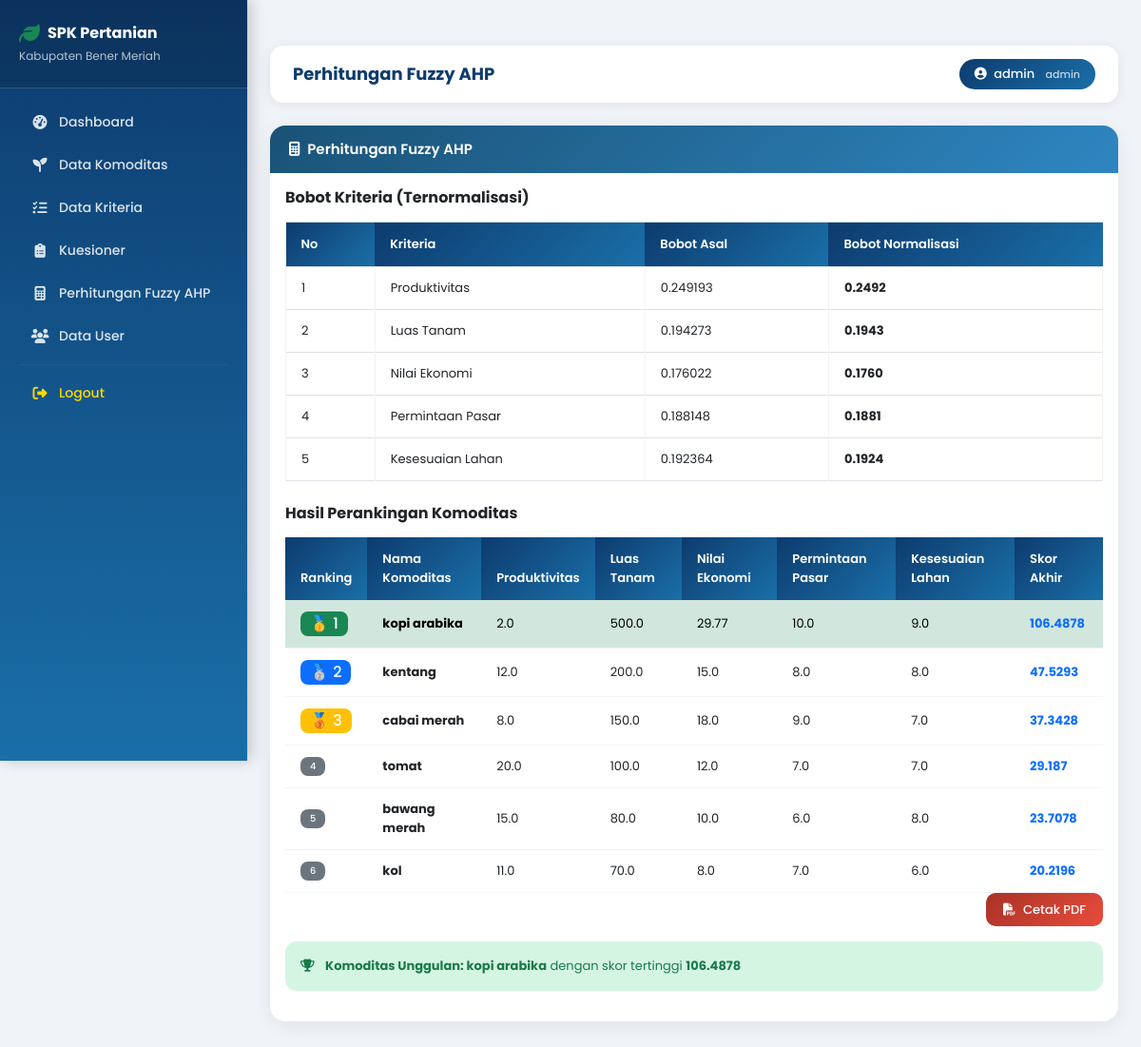
The page /perhitungan (signed in) on the database its author committed.
### models.py (models this page shows)
class User(UserMixin, db.Model):
    id = db.Column(db.Integer, primary_key=True)
    username = db.Column(db.String(100), unique=True, nullable=False)
    password = db.Column(db.String(200), nullable=False)
    role = db.Column(db.String(20), default='admin')

class Kriteria(db.Model):
    id = db.Column(db.Integer, primary_key=True)
    nama = db.Column(db.String(100), nullable=False)
    bobot = db.Column(db.Float, nullable=False)

class Komoditas(db.Model):
    id = db.Column(db.Integer, primary_key=True)
    nama = db.Column(db.String(100), nullable=False)
    produktivitas = db.Column(db.Float, nullable=False)
    luas_tanam = db.Column(db.Float, nullable=False)
    nilai_ekonomi = db.Column(db.Float, nullable=False)
    permintaan_pasar = db.Column(db.Float, nullable=False)
    kesesuaian_lahan = db.Column(db.Float, nullable=False)

### routes.py (the view)
@app.route('/perhitungan')
@login_required
def perhitungan():
    import numpy as np
    komoditas_list = Komoditas.query.all()
    kriteria_list = Kriteria.query.all()
    if not komoditas_list or not kriteria_list:
        flash('Data komoditas atau kriteria belum lengkap!', 'warning')
        return redirect(url_for('dashboard'))
    bobot = [k.bobot for k in kriteria_list]
    total_bobot = sum(bobot)
    bobot_normal = [b/total_bobot for b in bobot]
    hasil_list = []
    for k in komoditas_list:
        nilai = [
            k.produktivitas,
            k.luas_tanam,
            k.nilai_ekonomi,
            k.permintaan_pasar,
            k.kesesuaian_lahan
        ]
        skor = sum(nilai[i] * bobot_normal[i] for i in range(min(len(nilai), len(bobot_normal))))
        hasil_list.append({'komoditas': k, 'skor': round(skor, 4)})
    hasil_list.sort(key=lambda x: x['skor'], reverse=True)
    for i, h in enumerate(hasil_list):
        h['ranking'] = i + 1
    return render_template('perhitungan.html',
                           hasil_list=hasil_list,
                           kriteria_list=kriteria_list,
                           bobot_normal=bobot_normal,
                           enumerate=enumerate)

### routes.py (called while the page is built)
@login_manager.user_loader
def load_user(user_id):
    return User.query.get(int(user_id))

### templates/perhitungan.html
{% extends 'base.html' %}
{% block page_title %}Perhitungan Fuzzy AHP{% endblock %}
{% block content %}
<div class="card mb-4">
    <div class="card-header" style="background: linear-gradient(135deg, #1a5276, #2e86c1);">
        <h5 class="text-white mb-0"><i class="fas fa-calculator me-2"></i>Perhitungan Fuzzy AHP</h5>
    </div>
    <div class="card-body">
        <h6 class="fw-bold mb-3">Bobot Kriteria (Ternormalisasi)</h6>
        <div class="table-responsive mb-4">
            <table class="table table-bordered align-middle">
                <thead>
                    <tr>
                        <th>No</th>
                        <th>Kriteria</th>
                        <th>Bobot Asal</th>
                        <th>Bobot Normalisasi</th>
                    </tr>
                </thead>
                <tbody>
                    {% for i, k in enumerate(kriteria_list) %}
                    <tr>
                        <td>{{ loop.index }}</td>
                        <td>{{ k.nama }}</td>
                        <td>{{ k.bobot }}</td>
                        <td><strong>{{ "%.4f"|format(bobot_normal[i]) }}</strong></td>
                    </tr>
                    {% endfor %}
                </tbody>
            </table>
        </div>
        <h6 class="fw-bold mb-3">Hasil Perankingan Komoditas</h6>
        <div class="table-responsive">
            <table class="table table-hover align-middle">
                <thead>
                    <tr>
                        <th>Ranking</th>
                        <th>Nama Komoditas</th>
                        <th>Produktivitas</th>
                        <th>Luas Tanam</th>
                        <th>Nilai Ekonomi</th>
                        <th>Permintaan Pasar</th>
                        <th>Kesesuaian Lahan</th>
                        <th>Skor Akhir</th>
                    </tr>
                </thead>
                <tbody>
                    {% for h in hasil_list %}
                    <tr {% if h.ranking == 1 %}class="table-success"{% endif %}>
                        <td>
                            {% if h.ranking == 1 %}
                                <span class="badge bg-success fs-6">🥇 1</span>
                            {% elif h.ranking == 2 %}
                                <span class="badge bg-primary fs-6">🥈 2</span>
                            {% elif h.ranking == 3 %}
                                <span class="badge bg-warning fs-6">🥉 3</span>
                            {% else %}
                                <span class="badge bg-secondary">{{ h.ranking }}</span>
                            {% endif %}
                        </td>
                        <td><strong>{{ h.komoditas.nama }}</strong></td>
                        <td>{{ h.komoditas.produktivitas }}</td>
                        <td>{{ h.komoditas.luas_tanam }}</td>
                        <td>{{ h.komoditas.nilai_ekonomi }}</td>
                        <td>{{ h.komoditas.permintaan_pasar }}</td>
                        <td>{{ h.komoditas.kesesuaian_lahan }}</td>
                        <td><strong class="text-primary">{{ h.skor }}</strong></td>
                    </tr>
                    {% endfor %}
                </tbody>
            </table>
        </div>
<div class="d-flex justify-content-end mb-3">
            <a href="{{ url_for('cetak_pdf') }}" class="btn btn-danger">
                <i class="fas fa-file-pdf me-2"></i>Cetak PDF
            </a>
        </div>
        {% if hasil_list %}
        <div class="alert alert-success mt-3">
            <i class="fas fa-trophy me-2"></i>
            <strong>Komoditas Unggulan: {{ hasil_list[0].komoditas.nama }}</strong>
            dengan skor tertinggi <strong>{{ hasil_list[0].skor }}</strong>
        </div>
        {% endif %}
    </div>
</div>
{% endblock %}

### templates/base.html (shortened to what this page needs)
html<!DOCTYPE html>
<html lang="id">
<head>
    <link href="https://cdn.jsdelivr.net/npm/bootstrap@5.3.0/dist/css/bootstrap.min.css" rel="stylesheet">
    <link href="https://cdnjs.cloudflare.com/ajax/libs/font-awesome/6.4.0/css/all.min.css" rel="stylesheet">
</head>
<body>
{% if current_user.is_authenticated %}
<div class="sidebar">
    <div class="sidebar-brand">
        <div class="d-flex align-items-center gap-2 mb-1">
            <i class="fas fa-leaf text-success" style="font-size:22px;"></i>
            <h6>SPK Pertanian</h6>
        </div>
        <small>Kabupaten Bener Meriah</small>
    </div>
    <nav>
        <a href="{{ url_for('dashboard') }}" class="nav-link {% if request.endpoint == 'dashboard' %}active{% endif %}">
            <i class="fas fa-tachometer-alt"></i> Dashboard
        </a>
        <a href="{{ url_for('komoditas') }}" class="nav-link {% if request.endpoint == 'komoditas' %}active{% endif %}">
            <i class="fas fa-seedling"></i> Data Komoditas
        </a>
        <a href="{{ url_for('kriteria') }}" class="nav-link {% if request.endpoint == 'kriteria' %}active{% endif %}">
            <i class="fas fa-list-check"></i> Data Kriteria
        </a>
        <a href="{{ url_for('kuesioner') }}" class="nav-link {% if request.endpoint == 'kuesioner' %}active{% endif %}">
            <i class="fas fa-clipboard-list"></i> Kuesioner
        </a>
        <a href="{{ url_for('perhitungan_fuzzy') }}" class="nav-link {% if request.endpoint == 'perhitungan_fuzzy' %}active{% endif %}">
            <i class="fas fa-calculator"></i> Perhitungan Fuzzy AHP
        </a>
        <a href="{{ url_for('user') }}" class="nav-link {% if request.endpoint == 'user' %}active{% endif %}">
            <i class="fas fa-users"></i> Data User
        </a>
        <hr>
        <a href="{{ url_for('logout') }}" class="nav-link text-warning">
            <i class="fas fa-sign-out-alt"></i> Logout
        </a>
    </nav>
</div>
<div class="main-content">
    <div class="navbar-top">
        <h5>{% block page_title %}{% endblock %}</h5>
        <div class="user-badge">
            <i class="fas fa-user-circle me-1"></i> {{ current_user.username }}
            <span class="ms-2 opacity-75" style="font-size:11px;">{{ current_user.role }}</span>
        </div>
    </div>
    {% block content %}{% endblock %}
</div>
{% else %}
    {% block content_login %}{% endblock %}
{% endif %}
</body>
</html>

### templates/base.html (style rules this page uses)
* { font-family: 'Poppins', sans-serif; }
body { background-color: #f0f4f8; }
.sidebar { min-height: 100vh; background: linear-gradient(180deg, #0d3b6e 0%, #1a6fa8 100%); width: 260px; position: fixed; top: 0; left: 0; box-shadow: 4px 0 15px rgba(0,0,0,0.2); z-index: 100; transition: all 0.3s; }
.sidebar-brand { padding: 24px 20px; border-bottom: 1px solid rgba(255,255,255,0.15); background: rgba(0,0,0,0.15); }
.sidebar-brand h6 { font-size: 16px; font-weight: 700; color: white; margin: 0; }
.sidebar-brand small { color: rgba(255,255,255,0.7); font-size: 12px; }
.sidebar nav { padding: 12px 0; }
.sidebar .nav-link { color: rgba(255,255,255,0.85) !important; padding: 11px 20px; margin: 2px 12px; border-radius: 10px; font-size: 14px; font-weight: 500; transition: all 0.25s; display: flex; align-items: center; gap: 10px; }
.sidebar .nav-link i { width: 20px; text-align: center; font-size: 15px; }
.sidebar hr { border-color: rgba(255,255,255,0.15); margin: 8px 20px; }
.sidebar .nav-link.text-warning { color: #ffd700 !important; }
.main-content { margin-left: 260px; padding: 24px; min-height: 100vh; }
.navbar-top { background: white; box-shadow: 0 2px 12px rgba(0,0,0,0.08); padding: 14px 24px; margin-bottom: 24px; border-radius: 14px; display: flex; justify-content: space-between; align-items: center; }
.navbar-top h5 { font-weight: 700; color: #0d3b6e; margin: 0; font-size: 18px; }
.navbar-top .user-badge { background: linear-gradient(135deg, #0d3b6e, #1a6fa8); color: white; padding: 6px 16px; border-radius: 20px; font-size: 13px; font-weight: 500; }
.card { border: none; box-shadow: 0 4px 20px rgba(0,0,0,0.07); border-radius: 16px; overflow: hidden; }
.card-header { padding: 16px 20px; border-bottom: none; }
.card-header h5 { font-weight: 600; font-size: 15px; margin: 0; }
.table { margin: 0; }
.table thead th { background: linear-gradient(135deg, #0d3b6e, #1a6fa8) !important; color: white !important; font-weight: 600; font-size: 13px; padding: 13px 16px; border: none; }
.table tbody td { padding: 12px 16px; font-size: 13px; vertical-align: middle; border-color: #f0f4f8; }
.btn { border-radius: 10px; font-weight: 500; font-size: 13px; padding: 8px 18px; transition: all 0.2s; }
.btn-danger { background: linear-gradient(135deg, #a93226, #e74c3c); border: none; }
.alert { border-radius: 12px; border: none; font-size: 13px; }
.alert-success { background: #d5f5e3; color: #1a7a4a; }
.badge { border-radius: 8px; font-weight: 500; padding: 5px 10px; }

### rows shown on the page
User: username "admin", role "admin"
Kriteria: nama "Produktivitas", bobot "0.249193", bobot_normal "0.2492"
Kriteria: nama "Luas Tanam", bobot "0.194273", bobot_normal "0.1943"
Kriteria: nama "Nilai Ekonomi", bobot "0.176022", bobot_normal "0.1760"
Kriteria: nama "Permintaan Pasar", bobot "0.188148", bobot_normal "0.1881"
Kriteria: nama "Kesesuaian Lahan", bobot "0.192364", bobot_normal "0.1924"
Komoditas: komoditas.nama "kopi arabika", komoditas.produktivitas "2.0", komoditas.luas_tanam "500.0", komoditas.nilai_ekonomi "29.77", komoditas.permintaan_pasar "10.0", komoditas.kesesuaian_lahan "9.0", nama "kopi arabika"
Komoditas: komoditas.nama "kentang", komoditas.produktivitas "12.0", komoditas.luas_tanam "200.0", komoditas.nilai_ekonomi "15.0", komoditas.permintaan_pasar "8.0", komoditas.kesesuaian_lahan "8.0"
Komoditas: komoditas.nama "cabai merah", komoditas.produktivitas "8.0", komoditas.luas_tanam "150.0", komoditas.nilai_ekonomi "18.0", komoditas.permintaan_pasar "9.0", komoditas.kesesuaian_lahan "7.0"
Komoditas: komoditas.nama "tomat", komoditas.produktivitas "20.0", komoditas.luas_tanam "100.0", komoditas.nilai_ekonomi "12.0", komoditas.permintaan_pasar "7.0", komoditas.kesesuaian_lahan "7.0"
Komoditas: komoditas.nama "bawang merah", komoditas.produktivitas "15.0", komoditas.luas_tanam "80.0", komoditas.nilai_ekonomi "10.0", komoditas.permintaan_pasar "6.0", komoditas.kesesuaian_lahan "8.0"
Komoditas: komoditas.nama "kol", komoditas.produktivitas "11.0", komoditas.luas_tanam "70.0", komoditas.nilai_ekonomi "8.0", komoditas.permintaan_pasar "7.0", komoditas.kesesuaian_lahan "6.0"

### other values the page prints
{{ h.skor }} "106.4878" "47.5293" "37.3428" "29.187" "23.7078" "20.2196"
{{ h.ranking }} "4" "5" "6"
{{ hasil_list[0].skor }} "106.4878"
